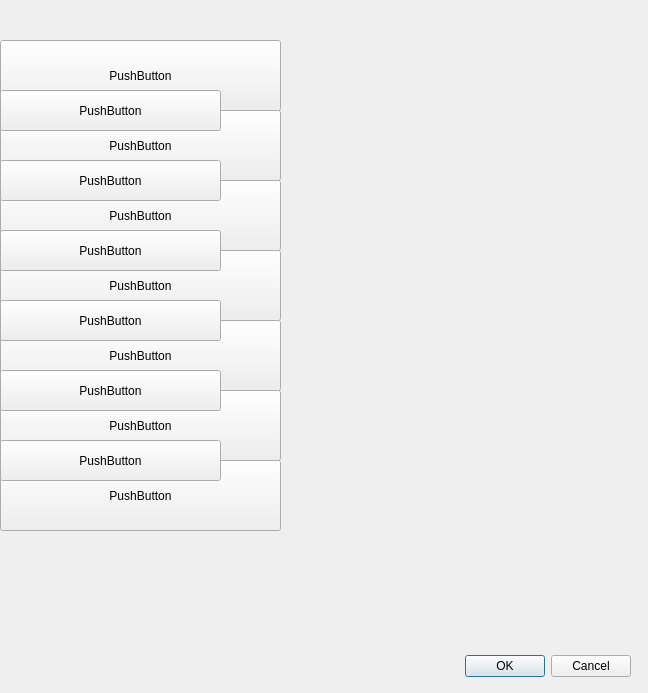
<?xml version="1.0" encoding="UTF-8"?>
<ui version="4.0">
 <class>Dialog</class>
 <widget class="QDialog" name="Dialog">
  <property name="geometry">
   <rect>
    <x>0</x>
    <y>0</y>
    <width>648</width>
    <height>693</height>
   </rect>
  </property>
  <property name="windowTitle">
   <string>Dialog</string>
  </property>
  <widget class="QDialogButtonBox" name="buttonBox">
   <property name="geometry">
    <rect>
     <x>290</x>
     <y>650</y>
     <width>341</width>
     <height>32</height>
    </rect>
   </property>
   <property name="orientation">
    <enum>Qt::Horizontal</enum>
   </property>
   <property name="standardButtons">
    <set>QDialogButtonBox::Cancel|QDialogButtonBox::Ok</set>
   </property>
  </widget>
  <widget class="QPushButton" name="pushButton_1">
   <property name="geometry">
    <rect>
     <x>0</x>
     <y>40</y>
     <width>281</width>
     <height>71</height>
    </rect>
   </property>
   <property name="cursor">
    <cursorShape>PointingHandCursor</cursorShape>
   </property>
   <property name="text">
    <string>PushButton</string>
   </property>
  </widget>
  <widget class="QPushButton" name="pushButton_2">
   <property name="geometry">
    <rect>
     <x>0</x>
     <y>110</y>
     <width>281</width>
     <height>71</height>
    </rect>
   </property>
   <property name="cursor">
    <cursorShape>PointingHandCursor</cursorShape>
   </property>
   <property name="text">
    <string>PushButton</string>
   </property>
  </widget>
  <widget class="QPushButton" name="pushButton_3">
   <property name="geometry">
    <rect>
     <x>0</x>
     <y>90</y>
     <width>221</width>
     <height>41</height>
    </rect>
   </property>
   <property name="cursor">
    <cursorShape>PointingHandCursor</cursorShape>
   </property>
   <property name="text">
    <string>PushButton</string>
   </property>
  </widget>
  <widget class="QPushButton" name="pushButton_4">
   <property name="geometry">
    <rect>
     <x>0</x>
     <y>180</y>
     <width>281</width>
     <height>71</height>
    </rect>
   </property>
   <property name="cursor">
    <cursorShape>PointingHandCursor</cursorShape>
   </property>
   <property name="text">
    <string>PushButton</string>
   </property>
  </widget>
  <widget class="QPushButton" name="pushButton_5">
   <property name="geometry">
    <rect>
     <x>0</x>
     <y>250</y>
     <width>281</width>
     <height>71</height>
    </rect>
   </property>
   <property name="cursor">
    <cursorShape>PointingHandCursor</cursorShape>
   </property>
   <property name="text">
    <string>PushButton</string>
   </property>
  </widget>
  <widget class="QPushButton" name="pushButton_6">
   <property name="geometry">
    <rect>
     <x>0</x>
     <y>320</y>
     <width>281</width>
     <height>71</height>
    </rect>
   </property>
   <property name="cursor">
    <cursorShape>PointingHandCursor</cursorShape>
   </property>
   <property name="text">
    <string>PushButton</string>
   </property>
  </widget>
  <widget class="QPushButton" name="pushButton_7">
   <property name="geometry">
    <rect>
     <x>0</x>
     <y>390</y>
     <width>281</width>
     <height>71</height>
    </rect>
   </property>
   <property name="cursor">
    <cursorShape>PointingHandCursor</cursorShape>
   </property>
   <property name="text">
    <string>PushButton</string>
   </property>
  </widget>
  <widget class="QPushButton" name="pushButton_8">
   <property name="geometry">
    <rect>
     <x>0</x>
     <y>460</y>
     <width>281</width>
     <height>71</height>
    </rect>
   </property>
   <property name="cursor">
    <cursorShape>PointingHandCursor</cursorShape>
   </property>
   <property name="text">
    <string>PushButton</string>
   </property>
  </widget>
  <widget class="QPushButton" name="pushButton_9">
   <property name="geometry">
    <rect>
     <x>0</x>
     <y>160</y>
     <width>221</width>
     <height>41</height>
    </rect>
   </property>
   <property name="cursor">
    <cursorShape>PointingHandCursor</cursorShape>
   </property>
   <property name="text">
    <string>PushButton</string>
   </property>
  </widget>
  <widget class="QPushButton" name="pushButton_10">
   <property name="geometry">
    <rect>
     <x>0</x>
     <y>300</y>
     <width>221</width>
     <height>41</height>
    </rect>
   </property>
   <property name="cursor">
    <cursorShape>PointingHandCursor</cursorShape>
   </property>
   <property name="text">
    <string>PushButton</string>
   </property>
  </widget>
  <widget class="QPushButton" name="pushButton_11">
   <property name="geometry">
    <rect>
     <x>0</x>
     <y>440</y>
     <width>221</width>
     <height>41</height>
    </rect>
   </property>
   <property name="cursor">
    <cursorShape>PointingHandCursor</cursorShape>
   </property>
   <property name="text">
    <string>PushButton</string>
   </property>
  </widget>
  <widget class="QPushButton" name="pushButton_12">
   <property name="geometry">
    <rect>
     <x>0</x>
     <y>230</y>
     <width>221</width>
     <height>41</height>
    </rect>
   </property>
   <property name="cursor">
    <cursorShape>PointingHandCursor</cursorShape>
   </property>
   <property name="text">
    <string>PushButton</string>
   </property>
  </widget>
  <widget class="QPushButton" name="pushButton_13">
   <property name="geometry">
    <rect>
     <x>0</x>
     <y>370</y>
     <width>221</width>
     <height>41</height>
    </rect>
   </property>
   <property name="cursor">
    <cursorShape>PointingHandCursor</cursorShape>
   </property>
   <property name="text">
    <string>PushButton</string>
   </property>
  </widget>
 </widget>
 <resources/>
 <connections>
  <connection>
   <sender>buttonBox</sender>
   <signal>accepted()</signal>
   <receiver>Dialog</receiver>
   <slot>accept()</slot>
   <hints>
    <hint type="sourcelabel">
     <x>248</x>
     <y>254</y>
    </hint>
    <hint type="destinationlabel">
     <x>157</x>
     <y>274</y>
    </hint>
   </hints>
  </connection>
  <connection>
   <sender>buttonBox</sender>
   <signal>rejected()</signal>
   <receiver>Dialog</receiver>
   <slot>reject()</slot>
   <hints>
    <hint type="sourcelabel">
     <x>316</x>
     <y>260</y>
    </hint>
    <hint type="destinationlabel">
     <x>286</x>
     <y>274</y>
    </hint>
   </hints>
  </connection>
 </connections>
</ui>
